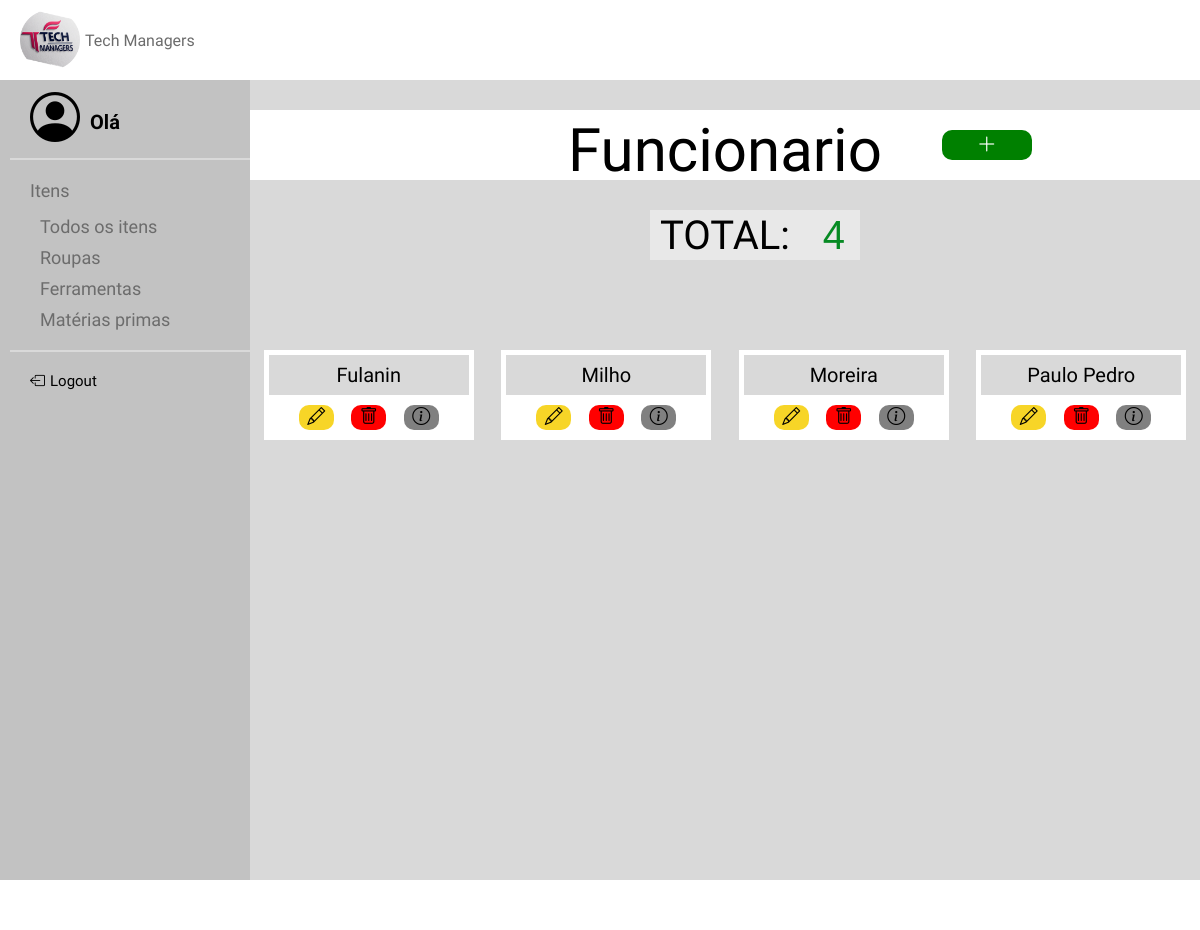
Before: /TelaAF with the older database file.
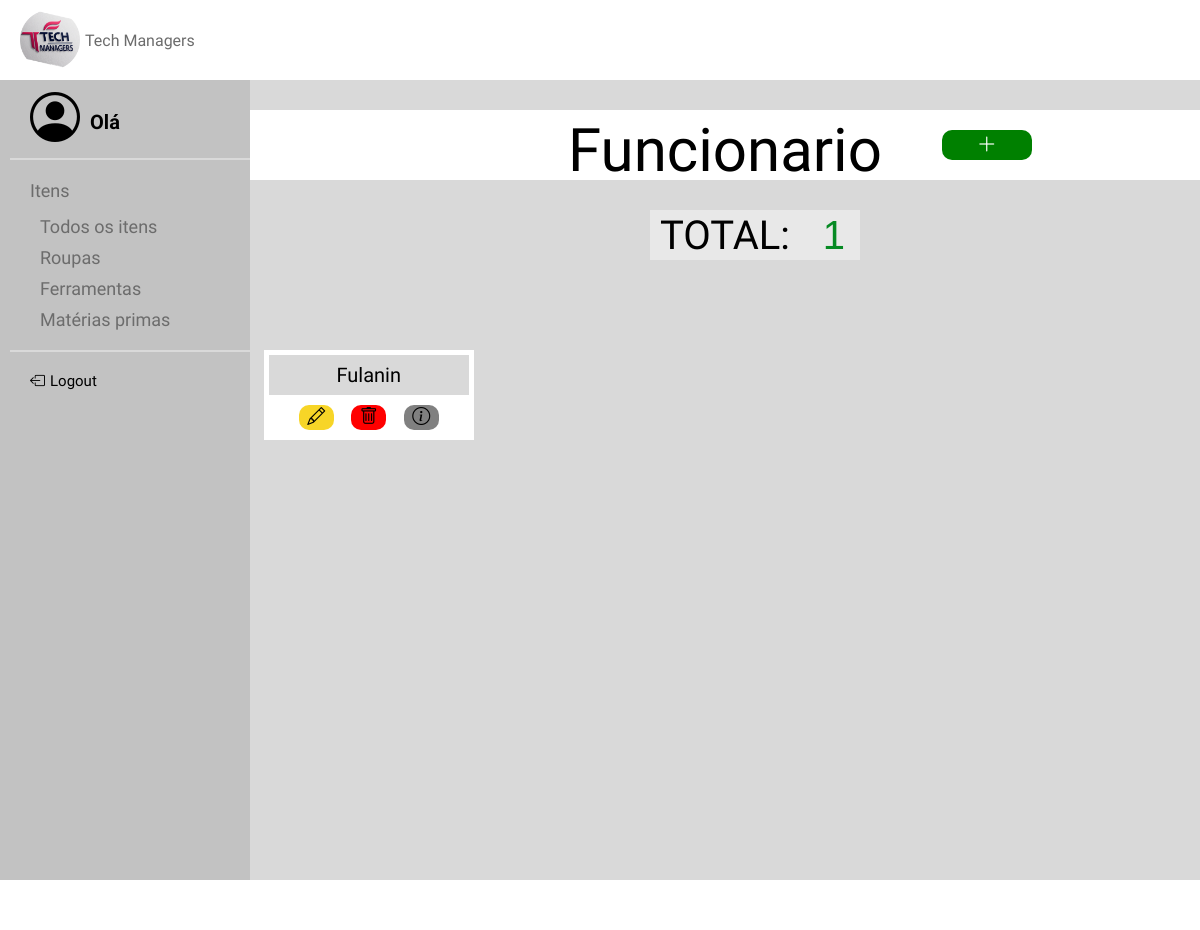
After: the same page with the newer database file.
### models.py (models this page shows, shortened)
class Funcionario(Base):
    __tablename__ = 'funcionario'
    id = Column(Integer, primary_key=True)
    nome = Column(String(40), nullable=False, index=True)
    email = Column(String(40), nullable=False, index=True, unique=True)
    cpf = Column(String(11), nullable=False, index=True, unique=True)
    senha = Column(String(128), nullable=False, index=True)
    admin = Column(Boolean, default=False)

### app.py (the view)
@app.route('/TelaAF')
def telafuncionarios():
    funcionarios = Funcionario.query.all()
    return render_template("TelaAFuncionarios.html", funcionarios=funcionarios)

### templates/TelaAFuncionarios.html (shortened to what this page needs)
{% extends "base.html" %}
{% block conteudo %}
    <link rel="stylesheet" href="/static/TelaAFuncionario.css">
    <div class="container">
        <div id="numero">
            <p class="titulo">Funcionario</p>
            <div class="botoestitle" id="ladinho">
                <button id="btn1" onclick="window.location.href='{{ url_for('TelaCF') }}'"><i class="bi bi-plus-lg"></i>
                </button>
            </div>
        </div>
        <div id="total">
            <p for="numero" id="textonumero"> TOTAL: </p>
            <input type="number" id="camponumero" name="numero" value="{{ funcionarios | length }}" readonly>
        </div>
        <div class="cards">
            {% for funcionario in funcionarios %}
                <div class="card">
                    <p>{{ funcionario.nome }}</p>
                    <div class="botoes">
                        <button id="btn1" onclick="window.location.href='{{ url_for('TelaEF', id=funcionario.id) }}'">
                            <i class="bi bi-pencil"></i></button>
                        <button id="btn2"><a href="{{ url_for('delete_funcionario', id=funcionario.id) }}"
                                             onclick="return confirm('Deseja deletar este funcionario?')"
                                             methods="DELETE">
                            <i class="bi bi-trash"></i></a></button>
                        <button id="btn3" onclick="window.location.href='{{ url_for('TelaDF', id=funcionario.id) }}'">
                            <i class="bi bi-info-circle"></i></button>
                    </div>
                </div>
            {% endfor %}
        </div>
    </div>
{% endblock %}

Changed rows visible on the page:
removed Funcionario: nome "Milho"
removed Funcionario: nome "Moreira"
removed Funcionario: nome "Paulo Pedro"
Other visible differences:
form field numero: "4" → "1"
